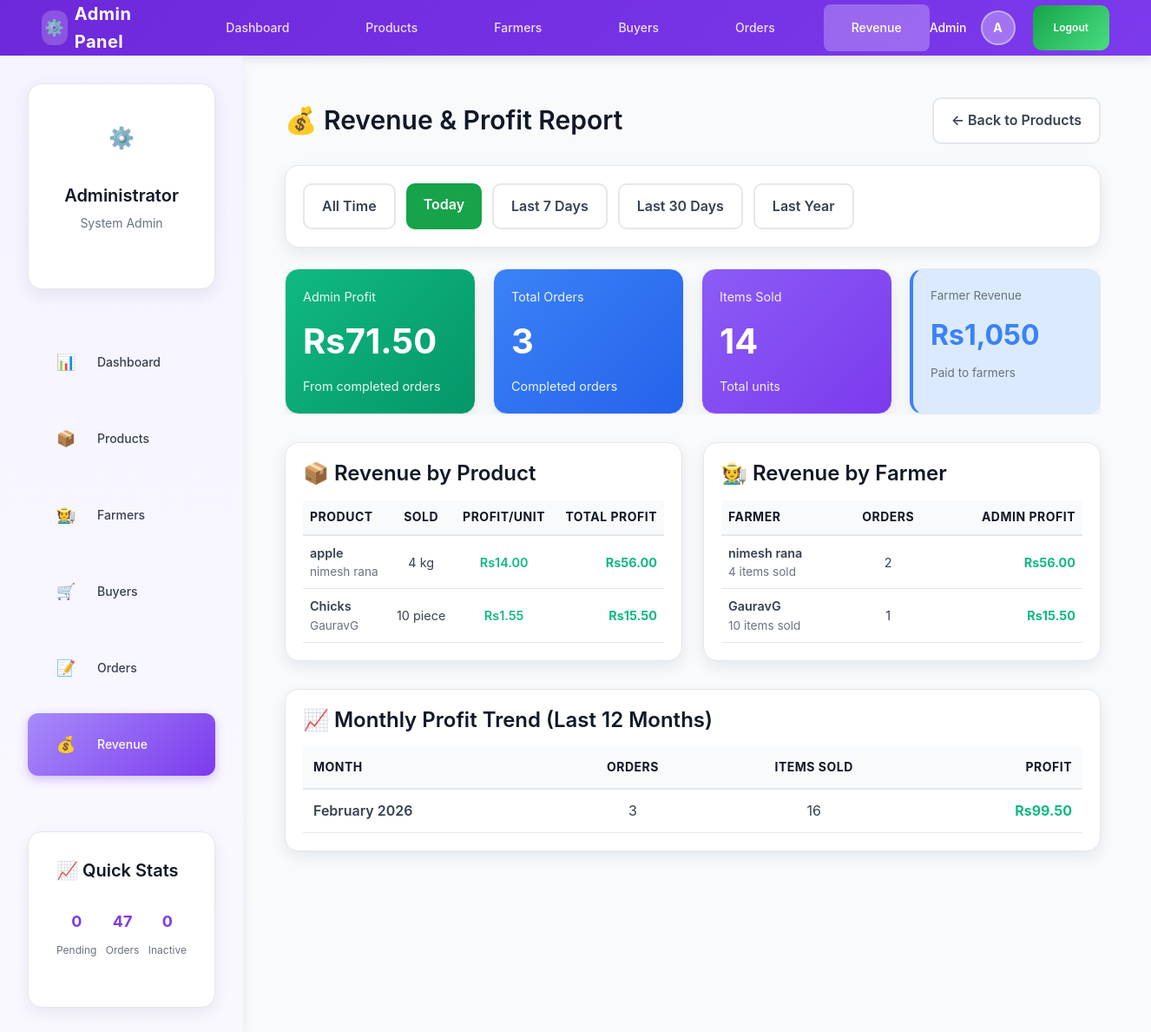
Screenshot of /LocalFarmerMarket2/admin/revenue.php?date=today (signed in) with the database file from the repository.
### tables this page shows
CREATE TABLE `products` (
  `product_id` int(11) NOT NULL,
  `farmer_id` int(11) NOT NULL,
  `product_name` varchar(150) NOT NULL,
  `description` text DEFAULT NULL,
  `price` decimal(10,2) NOT NULL,
  `quantity` int(11) NOT NULL,
  `total_stock` int(11) DEFAULT 0,
  `sold_quantity` int(11) NOT NULL DEFAULT 0,
  `category` varchar(100) NOT NULL,
  `category_id` int(11) DEFAULT NULL,
  `image` varchar(255) DEFAULT NULL,
  `unit` varchar(50) DEFAULT 'kg',
  `created_at` timestamp NOT NULL DEFAULT current_timestamp(),
  `updated_at` timestamp NOT NULL DEFAULT current_timestamp() ON UPDATE current_timestamp(),
  `status` enum('pending','approved','rejected') DEFAULT 'pending',
  `admin_notes` text DEFAULT NULL,
  `admin_id` int(11) DEFAULT NULL,
  `is_active` tinyint(1) DEFAULT 1,
  `deleted_at` timestamp NULL DEFAULT NULL,
  `approval_status` enum('pending','approved','rejected') DEFAULT 'pending',
  `admin_price` decimal(10,2) DEFAULT NULL,
  `commission_rate` decimal(5,2) DEFAULT 5.00 COMMENT 'Commission percentage (5-10%)',
  `approved_by` int(11) DEFAULT NULL,
  `approved_at` datetime DEFAULT NULL,
  `rejection_reason` text DEFAULT NULL
);

CREATE TABLE `farmer` (
  `farmer_id` int(11) NOT NULL,
  `name` varchar(100) NOT NULL,
  `contact` varchar(15) NOT NULL,
  `address` varchar(255) NOT NULL,
  `farm_type` varchar(100) DEFAULT NULL,
  `password` varchar(255) NOT NULL,
  `created_at` timestamp NOT NULL DEFAULT current_timestamp(),
  `is_active` tinyint(1) DEFAULT 1
);

### LocalFarmerMarket2/admin/revenue.php (the view, shortened to what this page needs)
<?php
require_once '../db.php';
$date_filter = $_GET['date'] ?? 'all';
$date_sql = "";
if ($date_filter === 'today') {
    $date_sql = "AND DATE(ar.created_at) = CURDATE()";
} elseif ($date_filter === 'week') {
    $date_sql = "AND ar.created_at >= DATE_SUB(NOW(), INTERVAL 7 DAY)";
} elseif ($date_filter === 'month') {
    $date_sql = "AND ar.created_at >= DATE_SUB(NOW(), INTERVAL 30 DAY)";
} elseif ($date_filter === 'year') {
    $date_sql = "AND ar.created_at >= DATE_SUB(NOW(), INTERVAL 365 DAY)";
}
$overall_stats_query = "SELECT
    COUNT(DISTINCT ar.order_id) as total_orders,
    SUM(ar.quantity) as total_items_sold,
    SUM(ar.farmer_price * ar.quantity) as total_farmer_revenue,
    SUM(ar.admin_price * ar.quantity) as total_buyer_revenue,
    SUM(ar.profit_amount) as total_admin_profit
    FROM admin_revenue ar
    WHERE 1=1 $date_sql";
$overall_stats = $conn->query($overall_stats_query)->fetch_assoc();
$product_revenue_query = "SELECT
    p.product_id,
    p.product_name,
    p.category,
    p.unit,
    f.name as farmer_name,
    SUM(ar.quantity) as total_sold,
    AVG(ar.farmer_price) as farmer_price,
    AVG(ar.admin_price) as admin_price,
    AVG(ar.admin_price - ar.farmer_price) as profit_per_unit,
    SUM(ar.profit_amount) as total_profit
    FROM admin_revenue ar
    JOIN products p ON ar.product_id = p.product_id
    JOIN farmer f ON p.farmer_id = f.farmer_id
    WHERE 1=1 $date_sql
    GROUP BY p.product_id, p.product_name, p.category, p.unit, f.name
    ORDER BY total_profit DESC";
$product_revenues = $conn->query($product_revenue_query)->fetch_all(MYSQLI_ASSOC);
$farmer_revenue_query = "SELECT
    f.farmer_id,
    f.name as farmer_name,
    COUNT(DISTINCT ar.order_id) as orders_count,
    SUM(ar.quantity) as items_sold,
    SUM(ar.farmer_price * ar.quantity) as farmer_revenue,
    SUM(ar.profit_amount) as admin_profit
    FROM admin_revenue ar
    JOIN products p ON ar.product_id = p.product_id
    JOIN farmer f ON p.farmer_id = f.farmer_id
    WHERE 1=1 $date_sql
    GROUP BY f.farmer_id, f.name
    ORDER BY admin_profit DESC";
$farmer_revenues = $conn->query($farmer_revenue_query)->fetch_all(MYSQLI_ASSOC);
$monthly_trend_query = "SELECT
    DATE_FORMAT(created_at, '%Y-%m') as month,
    COUNT(DISTINCT order_id) as orders,
    SUM(quantity) as items_sold,
    SUM(profit_amount) as profit
    FROM admin_revenue
    WHERE created_at >= DATE_SUB(NOW(), INTERVAL 12 MONTH)
    GROUP BY DATE_FORMAT(created_at, '%Y-%m')
    ORDER BY month DESC
    LIMIT 12";
$monthly_trends = $conn->query($monthly_trend_query)->fetch_all(MYSQLI_ASSOC);
include 'includes/header.php';
?>
<div class="main-wrapper">
  <?php include 'includes/sidebar.php'; ?>
  <div class="main-content">
  <div style="max-width:1400px;margin:0 auto">
    <div style="display:flex;justify-content:space-between;align-items:center;margin-bottom:24px">
      <h2 style="margin:0">💰 Revenue & Profit Report</h2>
      <a href="products.php" class="btn btn-ghost">← Back to Products</a>
    </div>
    <div class="card" style="margin-bottom:24px">
      <div style="display:flex;gap:12px;flex-wrap:wrap">
        <a href="revenue.php?date=all"
           class="btn <?php echo $date_filter === 'all' ? 'btn-primary' : 'btn-ghost'; ?>">
          All Time
        </a>
        <a href="revenue.php?date=today"
           class="btn <?php echo $date_filter === 'today' ? 'btn-primary' : 'btn-ghost'; ?>">
          Today
        </a>
        <a href="revenue.php?date=week"
           class="btn <?php echo $date_filter === 'week' ? 'btn-primary' : 'btn-ghost'; ?>">
          Last 7 Days
        </a>
        <a href="revenue.php?date=month"
           class="btn <?php echo $date_filter === 'month' ? 'btn-primary' : 'btn-ghost'; ?>">
          Last 30 Days
        </a>
        <a href="revenue.php?date=year"
           class="btn <?php echo $date_filter === 'year' ? 'btn-primary' : 'btn-ghost'; ?>">
          Last Year
        </a>
      </div>
    </div>
    <div style="display:flex;gap:20px;margin-bottom:32px;flex-wrap:nowrap;overflow-x:auto;align-items:stretch">
      <div class="card" style="background:linear-gradient(135deg, #10b981 0%, #059669 100%);color:white;min-width:220px;flex:1 0 220px">
        <div class="small" style="opacity:0.9">Admin Profit</div>
        <div style="font-size:2.5rem;font-weight:700;margin:8px 0">
          Rs<?php echo number_format($overall_stats['total_admin_profit'] ?? 0, 2); ?>
        </div>
        <div class="small" style="opacity:0.9">From completed orders</div>
      </div>
      <div class="card" style="background:linear-gradient(135deg, #3b82f6 0%, #2563eb 100%);color:white;min-width:220px;flex:1 0 220px">
        <div class="small" style="opacity:0.9">Total Orders</div>
        <div style="font-size:2.5rem;font-weight:700;margin:8px 0">
          <?php echo $overall_stats['total_orders'] ?? 0; ?>
        </div>
        <div class="small" style="opacity:0.9">Completed orders</div>
      </div>
      <div class="card" style="background:linear-gradient(135deg, #8b5cf6 0%, #7c3aed 100%);color:white;min-width:220px;flex:1 0 220px">
        <div class="small" style="opacity:0.9">Items Sold</div>
        <div style="font-size:2.5rem;font-weight:700;margin:8px 0">
          <?php echo $overall_stats['total_items_sold'] ?? 0; ?>
        </div>
        <div class="small" style="opacity:0.9">Total units</div>
      </div>
      <div class="card" style="background:#dbeafe;border-left:4px solid #3b82f6;min-width:220px;flex:1 0 220px">
        <div class="small-muted">Farmer Revenue</div>
        <div style="font-size:2rem;font-weight:700;color:#3b82f6;margin:8px 0">
          Rs<?php echo number_format($overall_stats['total_farmer_revenue'] ?? 0, 0); ?>
        </div>
        <div class="small-muted">Paid to farmers</div>
      </div>
    </div>
    <div style="display:grid;grid-template-columns:1fr 1fr;gap:24px;margin-bottom:32px">
      <div class="card">
        <h3 style="margin-top:0">📦 Revenue by Product</h3>
        <?php if (!empty($product_revenues)): ?>
          <div style="overflow-x:auto">
            <table style="width:100%;font-size:0.9rem">
              <thead>
                <tr style="background:#f9fafb;border-bottom:2px solid #e5e7eb">
                  <th style="padding:8px;text-align:left">Product</th>
                  <th style="padding:8px;text-align:center">Sold</th>
                  <th style="padding:8px;text-align:center">Profit/Unit</th>
                  <th style="padding:8px;text-align:right">Total Profit</th>
                </tr>
              </thead>
              <tbody>
                <?php foreach (array_slice($product_revenues, 0, 10) as $prod): ?>
                  <tr style="border-bottom:1px solid #e5e7eb">
                    <td style="padding:8px">
                      <div style="font-weight:600"><?php echo htmlspecialchars($prod['product_name']); ?></div>
                      <div class="small-muted"><?php echo htmlspecialchars($prod['farmer_name']); ?></div>
                    </td>
                    <td style="padding:8px;text-align:center">
                      <?php echo $prod['total_sold']; ?> <?php echo htmlspecialchars($prod['unit']); ?>
                    </td>
                    <td style="padding:8px;text-align:center">
                      <span style="color:#10b981;font-weight:600">
                        Rs<?php echo number_format($prod['profit_per_unit'], 2); ?>
                      </span>
                    </td>
                    <td style="padding:8px;text-align:right;font-weight:700;color:#10b981">
                      Rs<?php echo number_format($prod['total_profit'], 2); ?>
                    </td>
                  </tr>
                <?php endforeach; ?>
              </tbody>
            </table>
          </div>
        <?php else: ?>
          <p class="small-muted">No sales data available</p>
        <?php endif; ?>
      </div>
      <div class="card">
        <h3 style="margin-top:0">🧑‍🌾 Revenue by Farmer</h3>
        <?php if (!empty($farmer_revenues)): ?>
          <div style="overflow-x:auto">
            <table style="width:100%;font-size:0.9rem">
              <thead>
                <tr style="background:#f9fafb;border-bottom:2px solid #e5e7eb">
                  <th style="padding:8px;text-align:left">Farmer</th>
                  <th style="padding:8px;text-align:center">Orders</th>
                  <th style="padding:8px;text-align:right">Admin Profit</th>
                </tr>
              </thead>
              <tbody>
                <?php foreach ($farmer_revenues as $farmer): ?>
                  <tr style="border-bottom:1px solid #e5e7eb">
                    <td style="padding:8px">
                      <div style="font-weight:600"><?php echo htmlspecialchars($farmer['farmer_name']); ?></div>
                      <div class="small-muted"><?php echo $farmer['items_sold']; ?> items sold</div>
                    </td>
                    <td style="padding:8px;text-align:center">
                      <?php echo $farmer['orders_count']; ?>
                    </td>
                    <td style="padding:8px;text-align:right;font-weight:700;color:#10b981">
                      Rs<?php echo number_format($farmer['admin_profit'], 2); ?>
                    </td>
                  </tr>
                <?php endforeach; ?>
              </tbody>
            </table>
          </div>
        <?php else: ?>
          <p class="small-muted">No farmer data available</p>
        <?php endif; ?>
      </div>
    </div>
    <?php if (!empty($monthly_trends)): ?>
      <div class="card">
        <h3 style="margin-top:0">📈 Monthly Profit Trend (Last 12 Months)</h3>
        <div style="overflow-x:auto">
          <table style="width:100%">
            <thead>
              <tr style="background:#f9fafb;border-bottom:2px solid #e5e7eb">
                <th style="padding:12px;text-align:left">Month</th>
                <th style="padding:12px;text-align:center">Orders</th>
                <th style="padding:12px;text-align:center">Items Sold</th>
                <th style="padding:12px;text-align:right">Profit</th>
              </tr>
            </thead>
            <tbody>
              <?php foreach ($monthly_trends as $trend): ?>
                <tr style="border-bottom:1px solid #e5e7eb">
                  <td style="padding:12px;font-weight:600">
                    <?php echo date('F Y', strtotime($trend['month'] . '-01')); ?>
                  </td>
                  <td style="padding:12px;text-align:center">
                    <?php echo $trend['orders']; ?>
                  </td>
                  <td style="padding:12px;text-align:center">
                    <?php echo $trend['items_sold']; ?>
                  </td>
                  <td style="padding:12px;text-align:right;font-weight:700;color:#10b981">
                    Rs<?php echo number_format($trend['profit'], 2); ?>
                  </td>
                </tr>
              <?php endforeach; ?>
            </tbody>
          </table>
        </div>
      </div>
    <?php endif; ?>
  </div>
  </div>
</div>

### LocalFarmerMarket2/assets/css/admin.css (style rules this page uses)
.main-wrapper { display: flex !important; flex-direction: row !important; margin: 0 !important; padding: 0 !important; }
.main-content { margin-left: 0 !important; margin-top: 0 !important; margin: 0 !important; padding: var(--space-2xl) !important; min-height: auto !important; }
html { height: 100%; margin: 0; padding: 0; }
body { display: flex; flex-direction: column; height: 100vh; margin: 0; padding: 0; background: var(--bg-secondary); }

### LocalFarmerMarket2/assets/css/style.css (style rules this page uses)
:root { --accent: #16a34a; --accent-dark: #15803d; --accent-light: #22c55e; --muted: #6b7280; --bg: #f8fafc; --card: #ffffff; --danger: #ef4444; --warning: #f59e0b; --info: #3b82f6; --success: #10b981; --border: #e5e7eb; --shadow: 0 6px 18px rgba(15, 23, 42, 0.08); --shadow-hover: 0 12px 28px rgba(15, 23, 42, 0.12); }
* { box-sizing: border-box; }
body { font-family: 'Inter', -apple-system, BlinkMacSystemFont, 'Segoe UI', Arial, sans-serif; background: var(--bg); margin: 0; color: #111827; line-height: 1.6; }
.card { background: var(--card); border-radius: 16px; padding: 20px; box-shadow: var(--shadow); transition: box-shadow 0.3s; }
.card h2, .card h3, .card h4 { margin-top: 0; color: #111827; }
.card h3 { margin-bottom: 16px; }
.btn { padding: 12px 20px; border-radius: 10px; border: none; cursor: pointer; font-weight: 600; text-decoration: none; display: inline-block; font-size: 1rem; transition: all 0.2s; text-align: center; }
.btn-primary { background: var(--accent); color: white; }
.btn-ghost { background: white; border: 2px solid var(--border); color: #374151; }
.small { font-size: 0.9rem; }
.small-muted { font-size: 0.85rem; color: var(--muted); }

### rows the page displays
products: product_name "apple", farmer.name "nimesh rana", total_sold "4", unit "kg", profit_per_unit "14.00", total_profit "56.00"
products: product_name "Chicks", farmer.name "GauravG", total_sold "10", unit "piece", profit_per_unit "1.55", total_profit "15.50"
farmer: name "nimesh rana", items_sold "4", orders_count "2", admin_profit "56.00"
farmer: name "GauravG", items_sold "10", orders_count "1", admin_profit "15.50"

### other values shown
$admin_name "Admin"
$admin_initial "A"
$_SESSION['admin_name'] "Administrator"
$pending_products "0"
$total_orders "47"
$pending_farmers "0"
$overall_stats['total_admin_profit'] "71.50"
$overall_stats['total_orders'] "3"
$overall_stats['total_items_sold'] "14"
$overall_stats['total_farmer_revenue'] "1,050"
date('F Y', strtotime($trend['month'] . '-01')) "February 2026"
$trend['orders'] "3"
$trend['items_sold'] "16"
$trend['profit'] "99.50"
